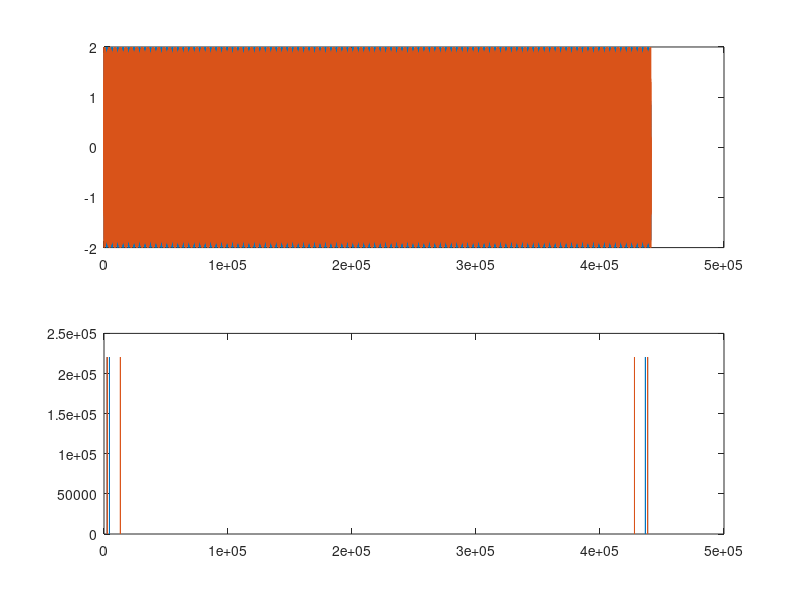

Write the MATLAB code that produced this figure. (Note: this script raises an error after producing the figure.)
filename = 'static/uploads/signal.wav'
Fsampling=44100;%frequency sampling = 44100Hz 
duration=10;%tone duration = 1s

Ftone1=440;%sound1 frequency = 440Hz 
Ftone2=1320;%sound1 frequency = 500Hz
n = [1:Fsampling*duration];
y = sin(n*2*pi*262/Fsampling);
left=sin(n*2*pi*Ftone1/Fsampling) + y;%generate sound1 for 1s 
right=sin(n*2*pi*Ftone2/Fsampling) + y;%generate sound1 for 1s
stereosnd = [left; right];
stereosnd = stereosnd';
f = abs(fft(stereosnd));
subplot(2,1,1);
plot(stereosnd);
subplot(2,1,2);
plot(f);
soundsc(stereosnd, Fsampling);
audiowrite(filename, stereosnd, Fsampling)